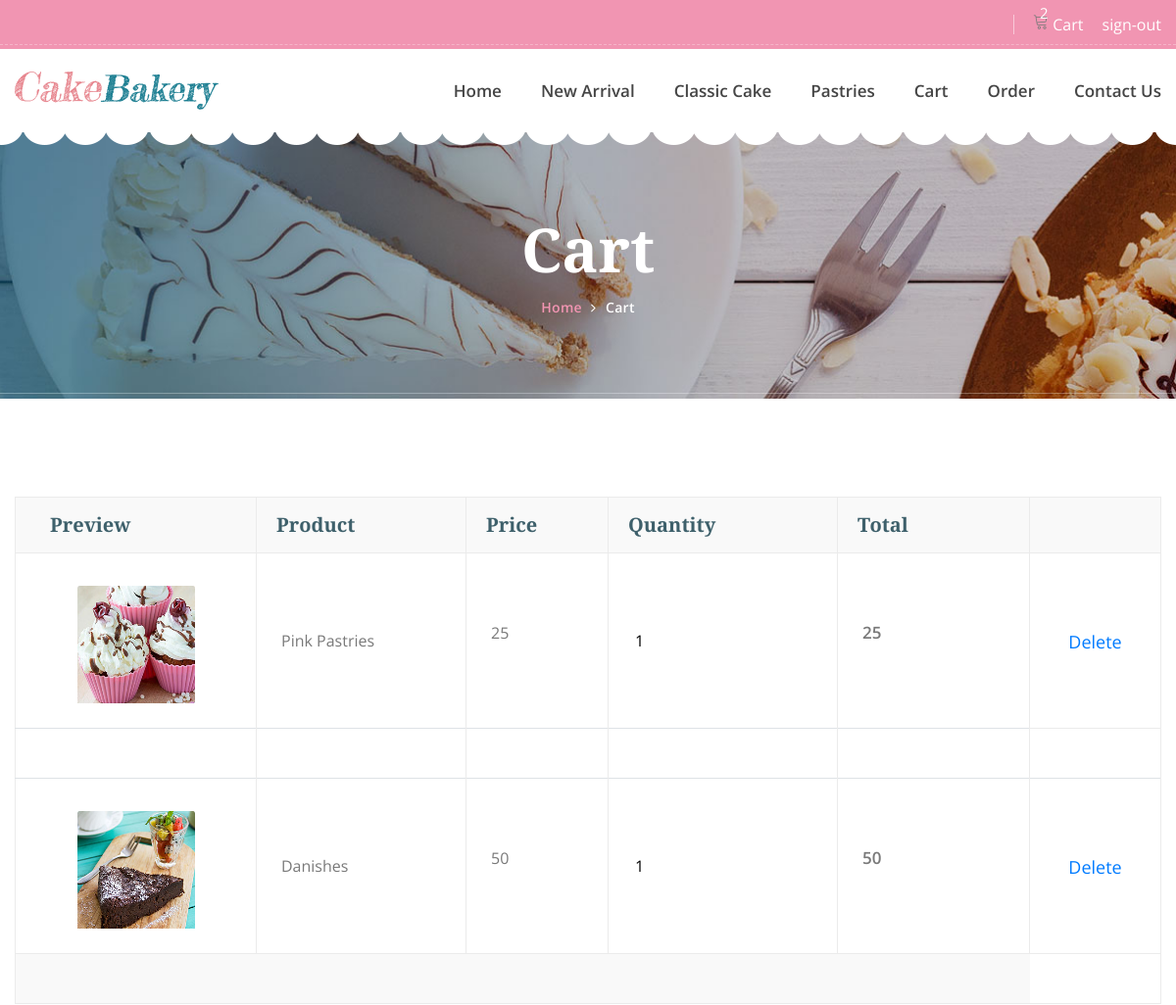
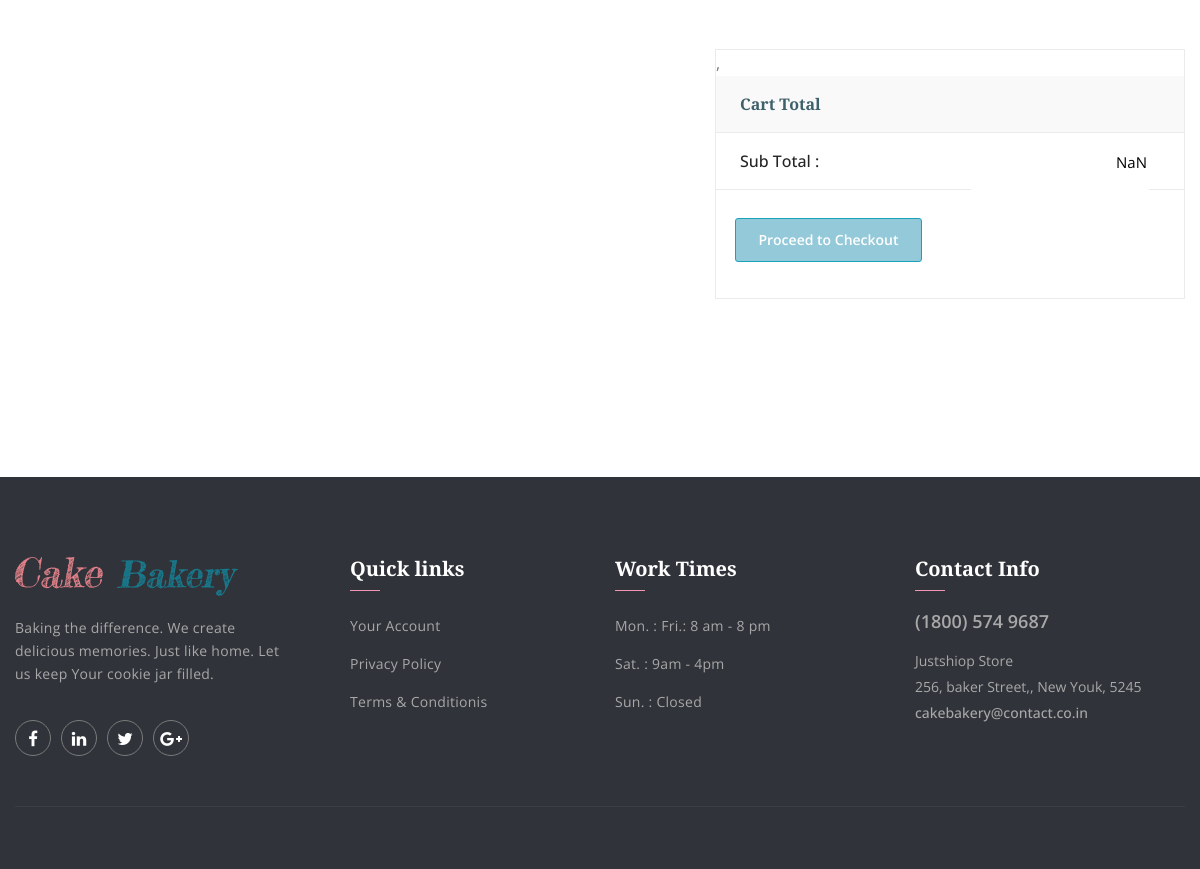
The app's page /cart.php (signed in) with its own data (2 pictures, top to bottom).
### tables this page shows
CREATE TABLE `baker_cat` (
  `id` int(11) NOT NULL,
  `category` varchar(100) NOT NULL
);

CREATE TABLE `baker_prod` (
  `id` int(11) NOT NULL,
  `cat_id` int(11) NOT NULL,
  `title` varchar(100) NOT NULL,
  `price` int(11) NOT NULL,
  `image` varchar(100) NOT NULL,
  `description` varchar(100) NOT NULL
);

### cart.php (the view, shortened to what this page needs)
<?php
require_once('header.php');
if (isset($_SESSION['cart']) && count ($_SESSION['cart'])>0){
require_once('config.php');
  $cart_id= implode(",",$_SESSION['cart']);
 $select="SELECT * from `baker_prod` where id IN ($cart_id) ";
$query=mysqli_query($con, $select);
?>
<!DOCTYPE html>
<html lang="en">
<head>
        <link href="css/font-awesome.min.css" rel="stylesheet">
        <link href="vendors/linearicons/style.css" rel="stylesheet">
        <link href="vendors/flat-icon/flaticon.css" rel="stylesheet">
        <link href="vendors/stroke-icon/style.css" rel="stylesheet">
        <link href="css/bootstrap.min.css" rel="stylesheet">
        <link href="vendors/revolution/css/settings.css" rel="stylesheet">
        <link href="vendors/revolution/css/layers.css" rel="stylesheet">
        <link href="vendors/revolution/css/navigation.css" rel="stylesheet">
        <link href="vendors/animate-css/animate.css" rel="stylesheet">
        <link href="vendors/owl-carousel/owl.carousel.min.css" rel="stylesheet">
        <link href="vendors/magnifc-popup/magnific-popup.css" rel="stylesheet">
        <link href="vendors/jquery-ui/jquery-ui.min.css" rel="stylesheet">
        <link href="vendors/nice-select/css/nice-select.css" rel="stylesheet">
        <link href="css/style.css" rel="stylesheet">
        <link href="css/responsive.css" rel="stylesheet">
    </head>
    <body>
		<br><br>
		<br><br>
        <section class="banner_area">
        	<div class="container">
        		<div class="banner_text">
        			<h3>Cart</h3>
        			<ul>
        				<li><a href="index.php">Home</a></li>
        				<li><a href="cart.php">Cart</a></li>
        			</ul>
        		</div>
        	</div>
        </section>
        <section class="cart_table_area p_100">
        	<div class="container">
				<div class="table-responsive">
					<table class="table">
						<thead>
							<tr>
								<th scope="col">Preview</th>
								<th scope="col">Product</th>
								<th scope="col">Price</th>
								<th scope="col">Quantity</th>
								<th scope="col">Total</th>
								<th scope="col"></th>
							</tr>
						</thead>
						<tbody>
						<form action="checkout.php" method="get">
					  <?php  while($res=mysqli_fetch_assoc($query)){ ?>
							<tr>
								<td>
									<img src="admin/uploads/<?php echo $res['image']; ?>" height="120" width="120" class="mt-2">
								</td>
								<td><?php echo $res['title']; ?></td>
								<td><p  class="price" name="price"><?php echo $res['price']; ?> </p></td>
								<td>
									<input class="quantity"  type="number" name="quantity[]" class="form-control" value="1" min="1"   />
								</td>
								<td><p class="total"><?php echo $res['price'];?></p></td>
								<td><a href="javascript:;" name="prodid" class="deletefromcart" prod_id="<?php echo $res['id'];?>">Delete </a></td>
							</tr>
							<tr>
								<td></td>
								<td></td>
								<td></td>
								<td></td>
								<td> <input type="hidden" name="productid[]" class="form-control" value="<?php echo $res['id'];?>" > </td>
							</tr>
					  <?php } ?>
						</tbody>
					</table>
				</div>
       			<div class="row cart_total_inner">
        			<div class="col-lg-7"></div>
        			<div class="col-lg-5">
        				<div class="cart_total_text">,
        					<div class="cart_head">
        						Cart Total
        					</div>
							<div class="sub_total"> <h5> Sub Total :<span><input type="text" class="grand" name="grand_total" id="grandtotal" style="font-size:15px;"  readonly ></span></h5></div>
        					<div class="cart_footer">
							<div class="row justify-content-center mb-3 mt-2">
							<input type="submit" value="Proceed to Checkout" align="center" class=" pest_btn  btn btn-border btn-info" >
							</div>
        			</div>
        		</div>
        	</div>
			</div>
        </section>
<?php } ?>
		<br><br><br>
<?php require_once('footer.php');?>
    </body>
</html>

### header.php (shortened to what this page needs)
<?php
require_once('config.php');
$select3="SELECT * FROM `baker_cat`";
$query3=mysqli_query($con,$select3);
?>
<!DOCTYPE html>
<html lang="en">
<head>
        <link href="css/font-awesome.min.css" rel="stylesheet">
        <link href="vendors/linearicons/style.css" rel="stylesheet">
        <link href="vendors/flat-icon/flaticon.css" rel="stylesheet">
        <link href="css/bootstrap.min.css" rel="stylesheet">
        <link href="vendors/revolution/css/settings.css" rel="stylesheet">
        <link href="vendors/revolution/css/layers.css" rel="stylesheet">
        <link href="vendors/revolution/css/navigation.css" rel="stylesheet">
        <link href="vendors/animate-css/animate.css" rel="stylesheet">
        <link href="vendors/owl-carousel/owl.carousel.min.css" rel="stylesheet">
        <link href="vendors/magnifc-popup/magnific-popup.css" rel="stylesheet">
        <link href="css/style.css" rel="stylesheet">
        <link href="css/responsive.css" rel="stylesheet">
    </head>
    <body>
		<header class="main_header_area">
			<div class="top_header_area row m0">
				<div class="container">
					<div class="float-right">
						<?php
						if(isset($_SESSION['user_id']) && $_SESSION['user_id']!==""){
						?>
						<ul class="h_search list_style">
							<li class="shop_cart"><i class="lnr lnr-cart"></i>
							<span id="countdata">
					 <?php if(isset($_SESSION['cart']))
                                            {
                                             echo count($_SESSION['cart']);
                                               }
                                                 else{
                                                       echo 0;
                                                     }?>
					 </span>
					 <a href="cart.php">Cart</a></li>
							<li class="sign-in"><a href="login/logout.php">sign-out</i></a></li>
						</ul>
						<?php }  ?>
					</div>
				</div>
			</div>
			<div class="main_menu_two">
				<div class="container">
					<nav class="navbar navbar-expand-lg navbar-light bg-light">
						<a class="navbar-brand" href="index.php"><img src="img/logo-2.png" alt=""></a>
						<div class="collapse navbar-collapse" id="navbarSupportedContent">
							<ul class="navbar-nav justify-content-end">
								<li class="dropdown submenu active">
										<li><a href="index.php">Home </a></li>
								</li>
								<li><a href="#cake">New Arrival</a></li>
								<?php  while($res3=mysqli_fetch_assoc($query3)){ ?>
					<li><a href="productloop.php?id=<?php echo $res3['id'];?>">
					              <?php echo $res3['category']; ?> </a></li>
					<?php } ?>
										<li><a href="cart.php">Cart</a></li>
								<li><a href="customer_order.php">Order</a></li>
								<li><a href="#contactus">Contact Us</a></li>
							</ul>
						</div>
					</nav>
				</div>
			</div>
		</header>

### header.php (style rules this page uses)
.shop_cart { display: inline-block; position: relative; }
.shop_cart span { position: absolute; top: -0.5px; left: 20%; height: 16px; min-width: 16px; color: #fff; font-size: 15px; text-align: center; border-radius: 25px; padding: 2 2px; margin-left: -7px; }

### cart.php (style rules this page uses)
.quantity { border:transparent; }
.grand { border:none; text-align: right; }

### records on screen
baker_cat: category "Classic Cake"
baker_cat: category "Pastries"
baker_prod: image (picture), title "Pink Pastries", price "25"
baker_prod: image (picture), title "Danishes", price "50"

### other values on screen
count($_SESSION['cart']) "2"
